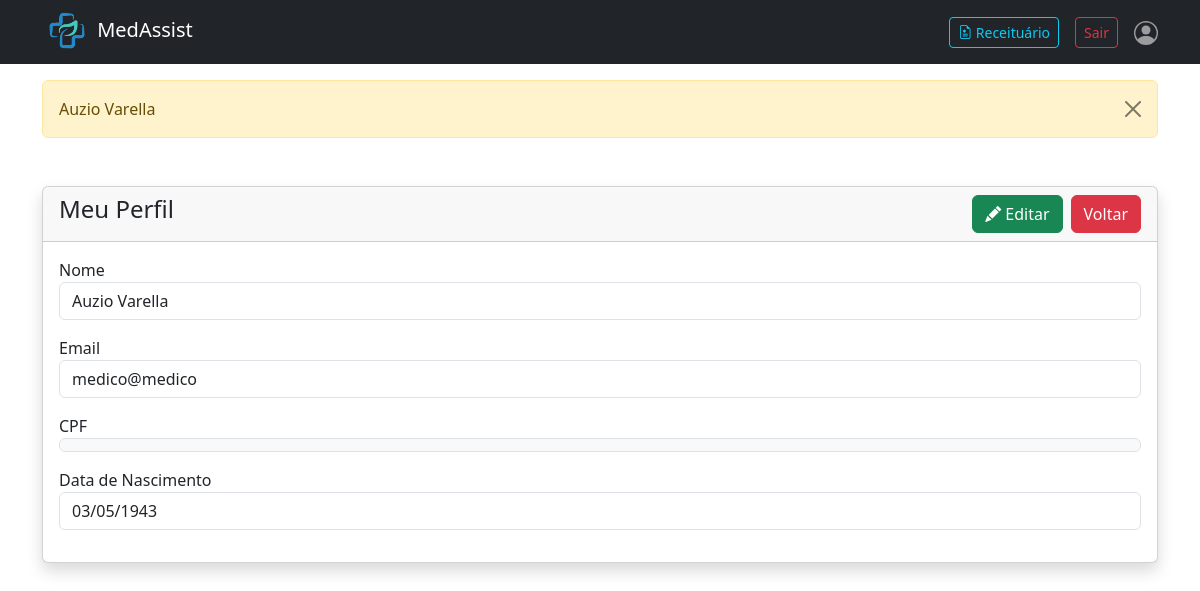
Before: /view/perfil.php (signed in) with the older database file.
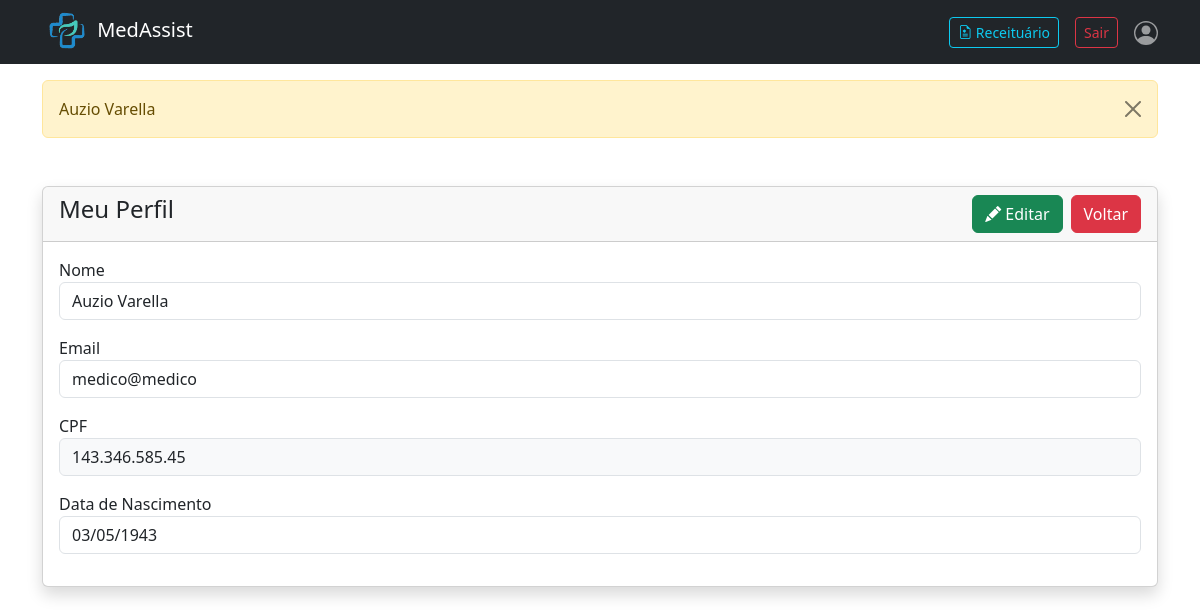
After: the same page with the newer database file.
### tables this page shows
CREATE TABLE `usuarios` (
  `id` int(11) NOT NULL AUTO_INCREMENT,
  `cpf` varchar(14) DEFAULT NULL,
  `nome` varchar(100) NOT NULL,
  `email` varchar(100) DEFAULT NULL,
  `data_nascimento` date NOT NULL,
  `senha` varchar(255) DEFAULT NULL,
  `role` enum('admin','medico','enfermeiro','paciente') DEFAULT 'paciente' COMMENT 'Papéis de acesso ao sistema',
  `crm_registro` varchar(50) DEFAULT NULL COMMENT 'Registro CRM do Médico. Deve ser preenchido se o papel role for medico.',
  `coren_registro` varchar(50) DEFAULT NULL COMMENT 'Registro COREN do Enfermeiro/Técnico. Deve ser preenchido se o role for enfermeiro.',
  PRIMARY KEY (`id`),
  UNIQUE KEY `crm_registro` (`crm_registro`),
  UNIQUE KEY `coren_registro` (`coren_registro`),
  UNIQUE KEY `cpf` (`cpf`),
  UNIQUE KEY `cpf_2` (`cpf`),
  UNIQUE KEY `cpf_3` (`cpf`),
  UNIQUE KEY `cpf_4` (`cpf`)
);

### view/perfil.php (the view, shortened to what this page needs)
<?php
    require '../Model/conexao.php';
    $usuario_id = $_SESSION['id_usuario'];
    $sql_perfil = "SELECT * FROM usuarios WHERE id = $usuario_id";
    $query_perfil = mysqli_query($conexao, $sql_perfil);
    $usuario = mysqli_fetch_array($query_perfil);
?>
<!doctype html>
<html lang="pt-br">
  <head>
    <link href="https://cdn.jsdelivr.net/npm/bootstrap@5.3.3/dist/css/bootstrap.min.css" rel="stylesheet">
    <link rel="stylesheet" href="https://cdn.jsdelivr.net/npm/bootstrap-icons@1.11.3/font/bootstrap-icons.min.css">
  </head>
  <body>
    <?php include('navbar.php'); ?>
    <div class="container mt-3">
        <?php include('mensagem.php'); ?>
    </div>
    <div class="container mt-5">
        <div class="row">
            <div class="col-md-12">
                <div class="card shadow">
                    <div class="card-header">
                        <h4>Meu Perfil
                            <a href="javascript:history.go(-1)" class="btn btn-danger float-end ms-2">Voltar</a>
                            <a href="usuario-edit.php?id=<?= $usuario['id']?>" class="btn btn-success float-end ms-2">
                                <span class="bi bi-pencil-fill"></span> Editar
                            </a>
                        </h4>
                    </div>
                    <div class="card-body">
                        <?php if($usuario): ?>
                            <div class="mb-3">
                                <label>Nome</label>
                                <p class="form-control"><?= $usuario['nome']?></p>
                            </div>
                            <div class="mb-3">
                                <label>Email</label>
                                <p class="form-control"><?= $usuario['email']?></p>
                            </div>
                            <div class="mb-3">
                                <label>CPF</label>
                                <p class="form-control bg-light"><?= $usuario['cpf']?></p>
                            </div>
                            <div class="mb-3">
                                <label>Data de Nascimento</label>
                                <p class="form-control"><?= date('d/m/Y', strtotime($usuario['data_nascimento']))?></p>
                            </div>
                        <?php else: ?>
                            <div class="alert alert-warning">Dados do perfil não encontrados.</div>
                        <?php endif; ?>
                    </div>
                </div>
            </div>
        </div>
    </div>
  </body>
</html>

Changed rows visible on the page:
changed usuarios "Auzio Varella": cpf (not shown) → "143.346.585.45"
